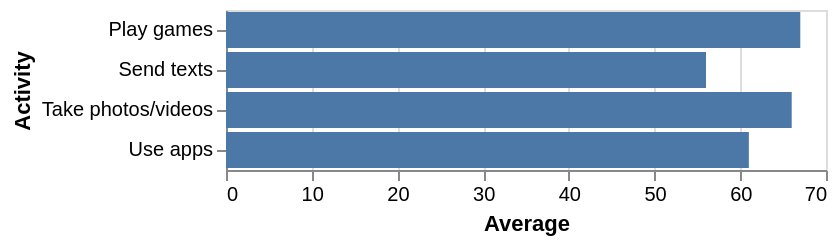

Source (Vega-Lite JSON):
### Vega-Lite specification from a JSON file in a GitHub repository (floating-point values rounded to 4 significant figures)
{"$schema": "https://vega.github.io/schema/vega-lite/v5.json", "data": {"values": [{"Activity": "Play games", "Average": 67}, {"Activity": "Take photos/videos", "Average": 66}, {"Activity": "Use apps", "Average": 61}, {"Activity": "Send texts", "Average": 56}]}, "mark": "bar", "encoding": {"y": {"field": "Activity", "type": "nominal"}, "x": {"field": "Average", "type": "quantitative"}}}
